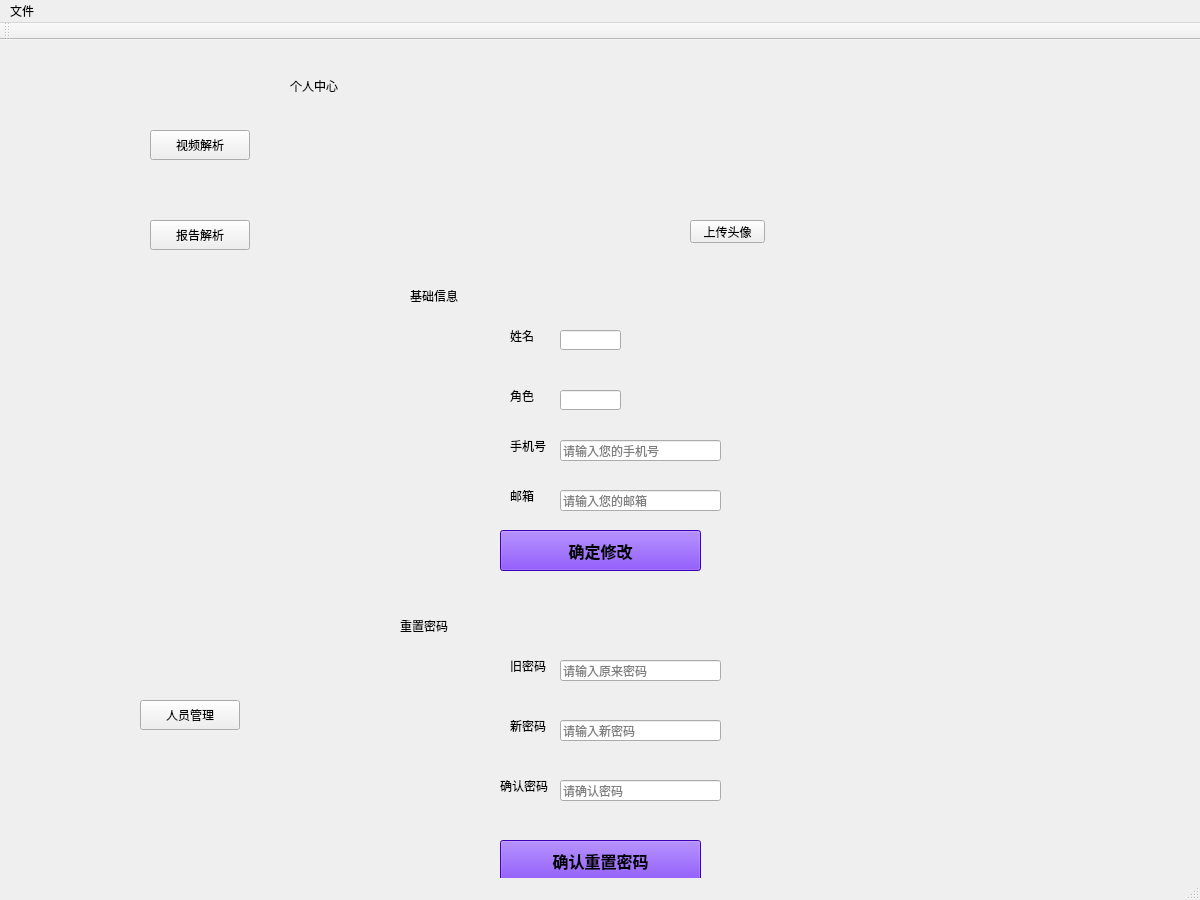
<?xml version="1.0" encoding="UTF-8"?>
<ui version="4.0">
 <class>MainWindow</class>
 <widget class="QMainWindow" name="MainWindow">
  <property name="geometry">
   <rect>
    <x>0</x>
    <y>0</y>
    <width>1200</width>
    <height>900</height>
   </rect>
  </property>
  <property name="sizePolicy">
   <sizepolicy hsizetype="Fixed" vsizetype="Fixed">
    <horstretch>0</horstretch>
    <verstretch>0</verstretch>
   </sizepolicy>
  </property>
  <property name="minimumSize">
   <size>
    <width>1200</width>
    <height>900</height>
   </size>
  </property>
  <property name="maximumSize">
   <size>
    <width>1200</width>
    <height>900</height>
   </size>
  </property>
  <property name="windowTitle">
   <string>MainWindow</string>
  </property>
  <widget class="QWidget" name="centralwidget">
   <widget class="QLabel" name="label">
    <property name="geometry">
     <rect>
      <x>60</x>
      <y>90</y>
      <width>31</width>
      <height>31</height>
     </rect>
    </property>
    <property name="text">
     <string/>
    </property>
    <property name="pixmap">
     <pixmap>../image/视频解析.png</pixmap>
    </property>
   </widget>
   <widget class="QPushButton" name="pushButton">
    <property name="geometry">
     <rect>
      <x>150</x>
      <y>90</y>
      <width>100</width>
      <height>30</height>
     </rect>
    </property>
    <property name="text">
     <string>视频解析</string>
    </property>
   </widget>
   <widget class="QLabel" name="label_2">
    <property name="geometry">
     <rect>
      <x>60</x>
      <y>180</y>
      <width>41</width>
      <height>41</height>
     </rect>
    </property>
    <property name="text">
     <string/>
    </property>
    <property name="pixmap">
     <pixmap>../image/报告解析.png</pixmap>
    </property>
   </widget>
   <widget class="QPushButton" name="pushButton_2">
    <property name="geometry">
     <rect>
      <x>150</x>
      <y>180</y>
      <width>100</width>
      <height>30</height>
     </rect>
    </property>
    <property name="text">
     <string>报告解析</string>
    </property>
   </widget>
   <widget class="QLabel" name="label_3">
    <property name="geometry">
     <rect>
      <x>50</x>
      <y>650</y>
      <width>50</width>
      <height>50</height>
     </rect>
    </property>
    <property name="text">
     <string/>
    </property>
    <property name="pixmap">
     <pixmap>../image/人员管理.png</pixmap>
    </property>
   </widget>
   <widget class="QPushButton" name="pushButton_3">
    <property name="geometry">
     <rect>
      <x>140</x>
      <y>660</y>
      <width>100</width>
      <height>30</height>
     </rect>
    </property>
    <property name="text">
     <string>人员管理</string>
    </property>
   </widget>
   <widget class="QLabel" name="label_4">
    <property name="geometry">
     <rect>
      <x>290</x>
      <y>30</y>
      <width>91</width>
      <height>31</height>
     </rect>
    </property>
    <property name="styleSheet">
     <string notr="true">font: 87 14pt &quot;Arial&quot;;</string>
    </property>
    <property name="text">
     <string>个人中心</string>
    </property>
   </widget>
   <widget class="QLabel" name="label_5">
    <property name="geometry">
     <rect>
      <x>710</x>
      <y>140</y>
      <width>61</width>
      <height>41</height>
     </rect>
    </property>
    <property name="text">
     <string/>
    </property>
    <property name="pixmap">
     <pixmap>../image/头像.png</pixmap>
    </property>
   </widget>
   <widget class="QPushButton" name="pushButton_4">
    <property name="geometry">
     <rect>
      <x>690</x>
      <y>180</y>
      <width>75</width>
      <height>23</height>
     </rect>
    </property>
    <property name="text">
     <string>上传头像</string>
    </property>
   </widget>
   <widget class="QLabel" name="label_6">
    <property name="geometry">
     <rect>
      <x>410</x>
      <y>250</y>
      <width>54</width>
      <height>12</height>
     </rect>
    </property>
    <property name="text">
     <string>基础信息</string>
    </property>
   </widget>
   <widget class="QLabel" name="label_7">
    <property name="geometry">
     <rect>
      <x>400</x>
      <y>580</y>
      <width>54</width>
      <height>12</height>
     </rect>
    </property>
    <property name="text">
     <string>重置密码</string>
    </property>
   </widget>
   <widget class="QLabel" name="label_8">
    <property name="geometry">
     <rect>
      <x>510</x>
      <y>290</y>
      <width>54</width>
      <height>12</height>
     </rect>
    </property>
    <property name="text">
     <string>姓名</string>
    </property>
   </widget>
   <widget class="QLabel" name="label_9">
    <property name="geometry">
     <rect>
      <x>510</x>
      <y>350</y>
      <width>54</width>
      <height>12</height>
     </rect>
    </property>
    <property name="text">
     <string>角色</string>
    </property>
   </widget>
   <widget class="QLabel" name="label_10">
    <property name="geometry">
     <rect>
      <x>510</x>
      <y>400</y>
      <width>54</width>
      <height>12</height>
     </rect>
    </property>
    <property name="text">
     <string>手机号</string>
    </property>
   </widget>
   <widget class="QLabel" name="label_11">
    <property name="geometry">
     <rect>
      <x>510</x>
      <y>450</y>
      <width>54</width>
      <height>12</height>
     </rect>
    </property>
    <property name="text">
     <string>邮箱</string>
    </property>
   </widget>
   <widget class="QPushButton" name="pushButton_5">
    <property name="geometry">
     <rect>
      <x>500</x>
      <y>490</y>
      <width>201</width>
      <height>41</height>
     </rect>
    </property>
    <property name="font">
     <font>
      <family>Arial Black</family>
      <pointsize>12</pointsize>
      <weight>75</weight>
      <bold>true</bold>
     </font>
    </property>
    <property name="styleSheet">
     <string notr="true">background-color: rgb(85, 0, 255);</string>
    </property>
    <property name="text">
     <string>确定修改</string>
    </property>
   </widget>
   <widget class="QLabel" name="label_12">
    <property name="geometry">
     <rect>
      <x>510</x>
      <y>620</y>
      <width>54</width>
      <height>12</height>
     </rect>
    </property>
    <property name="text">
     <string>旧密码</string>
    </property>
   </widget>
   <widget class="QLabel" name="label_13">
    <property name="geometry">
     <rect>
      <x>510</x>
      <y>680</y>
      <width>54</width>
      <height>12</height>
     </rect>
    </property>
    <property name="text">
     <string>新密码</string>
    </property>
   </widget>
   <widget class="QLabel" name="label_14">
    <property name="geometry">
     <rect>
      <x>500</x>
      <y>740</y>
      <width>54</width>
      <height>12</height>
     </rect>
    </property>
    <property name="text">
     <string>确认密码</string>
    </property>
   </widget>
   <widget class="QPushButton" name="pushButton_6">
    <property name="geometry">
     <rect>
      <x>500</x>
      <y>800</y>
      <width>201</width>
      <height>41</height>
     </rect>
    </property>
    <property name="font">
     <font>
      <family>Arial Black</family>
      <pointsize>12</pointsize>
      <weight>75</weight>
      <bold>true</bold>
     </font>
    </property>
    <property name="styleSheet">
     <string notr="true">background-color: rgb(85, 0, 255);</string>
    </property>
    <property name="text">
     <string>确认重置密码</string>
    </property>
   </widget>
   <widget class="QLineEdit" name="lineEdit">
    <property name="geometry">
     <rect>
      <x>560</x>
      <y>290</y>
      <width>61</width>
      <height>20</height>
     </rect>
    </property>
   </widget>
   <widget class="QLineEdit" name="lineEdit_2">
    <property name="geometry">
     <rect>
      <x>560</x>
      <y>350</y>
      <width>61</width>
      <height>20</height>
     </rect>
    </property>
   </widget>
   <widget class="QLineEdit" name="lineEdit_3">
    <property name="geometry">
     <rect>
      <x>560</x>
      <y>400</y>
      <width>161</width>
      <height>21</height>
     </rect>
    </property>
    <property name="placeholderText">
     <string>请输入您的手机号</string>
    </property>
   </widget>
   <widget class="QLineEdit" name="lineEdit_4">
    <property name="geometry">
     <rect>
      <x>560</x>
      <y>450</y>
      <width>161</width>
      <height>21</height>
     </rect>
    </property>
    <property name="placeholderText">
     <string>请输入您的邮箱</string>
    </property>
   </widget>
   <widget class="QLineEdit" name="lineEdit_5">
    <property name="geometry">
     <rect>
      <x>560</x>
      <y>620</y>
      <width>161</width>
      <height>21</height>
     </rect>
    </property>
    <property name="placeholderText">
     <string>请输入原来密码</string>
    </property>
   </widget>
   <widget class="QLineEdit" name="lineEdit_6">
    <property name="geometry">
     <rect>
      <x>560</x>
      <y>680</y>
      <width>161</width>
      <height>21</height>
     </rect>
    </property>
    <property name="placeholderText">
     <string>请输入新密码</string>
    </property>
   </widget>
   <widget class="QLineEdit" name="lineEdit_7">
    <property name="geometry">
     <rect>
      <x>560</x>
      <y>740</y>
      <width>161</width>
      <height>21</height>
     </rect>
    </property>
    <property name="placeholderText">
     <string>请确认密码</string>
    </property>
   </widget>
  </widget>
  <widget class="QMenuBar" name="menubar">
   <property name="geometry">
    <rect>
     <x>0</x>
     <y>0</y>
     <width>1200</width>
     <height>23</height>
    </rect>
   </property>
   <widget class="QMenu" name="menu">
    <property name="title">
     <string>文件</string>
    </property>
    <addaction name="actionExit"/>
   </widget>
   <addaction name="menu"/>
  </widget>
  <widget class="QStatusBar" name="statusbar"/>
  <widget class="QToolBar" name="toolBar">
   <property name="windowTitle">
    <string>toolBar</string>
   </property>
   <attribute name="toolBarArea">
    <enum>TopToolBarArea</enum>
   </attribute>
   <attribute name="toolBarBreak">
    <bool>false</bool>
   </attribute>
  </widget>
  <action name="actionExit">
   <property name="icon">
    <iconset>
     <normaloff>../icon/关闭退出.png</normaloff>../icon/关闭退出.png</iconset>
   </property>
   <property name="text">
    <string>关闭</string>
   </property>
   <property name="font">
    <font>
     <family>Arial</family>
     <weight>75</weight>
     <bold>true</bold>
    </font>
   </property>
  </action>
 </widget>
 <resources/>
 <connections/>
</ui>
